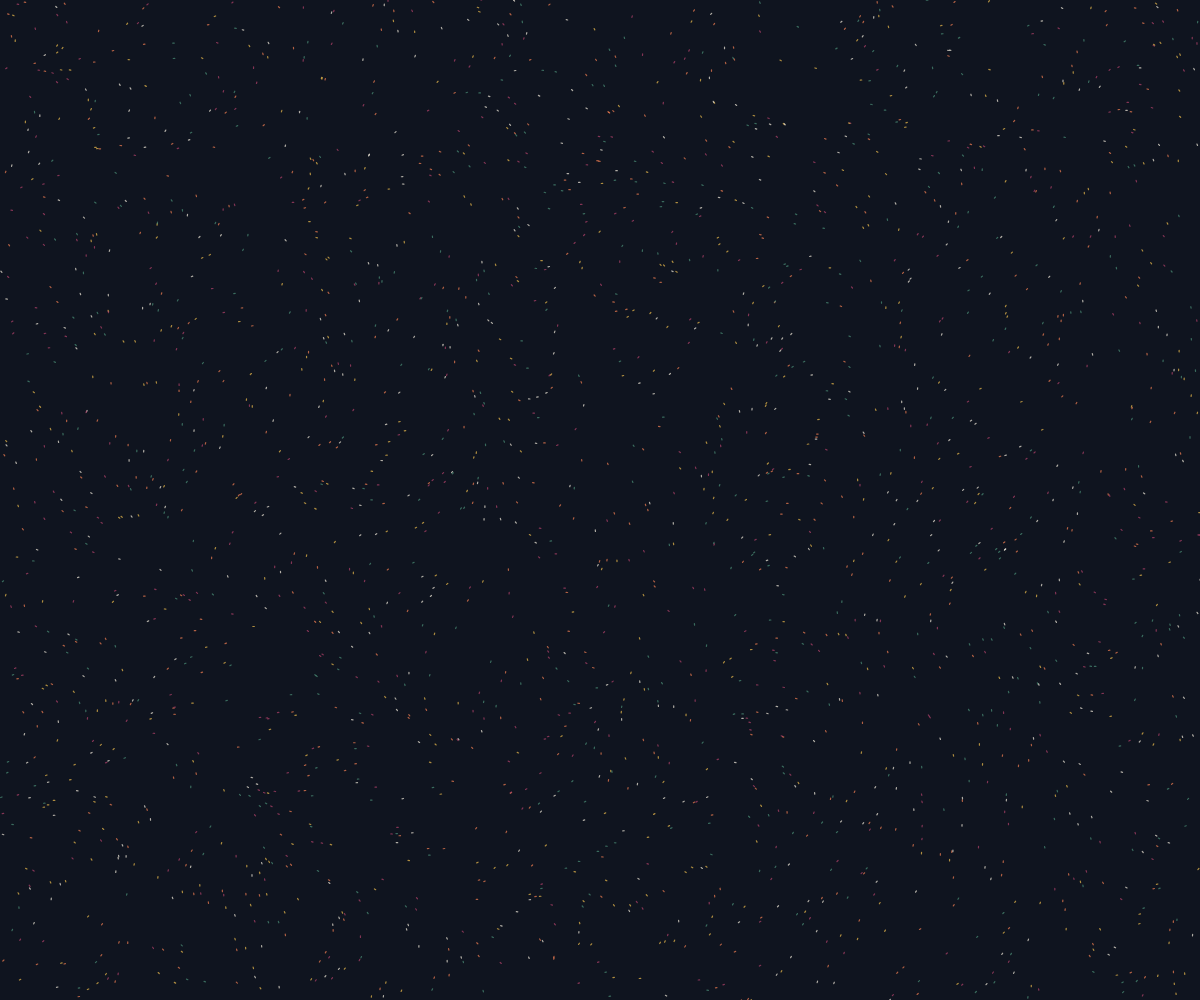
Frame 1 (no input)
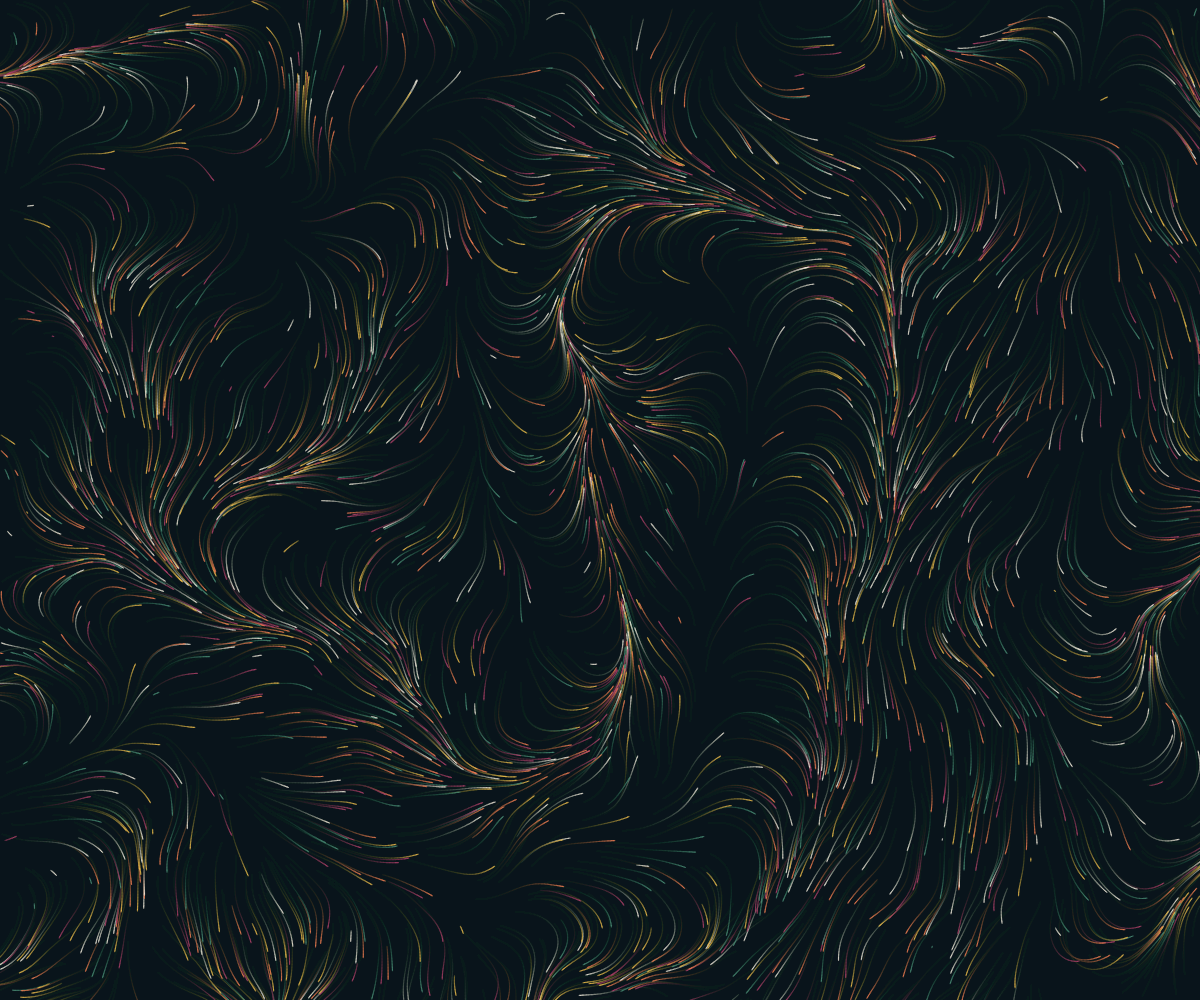
Frame 60 (no input)
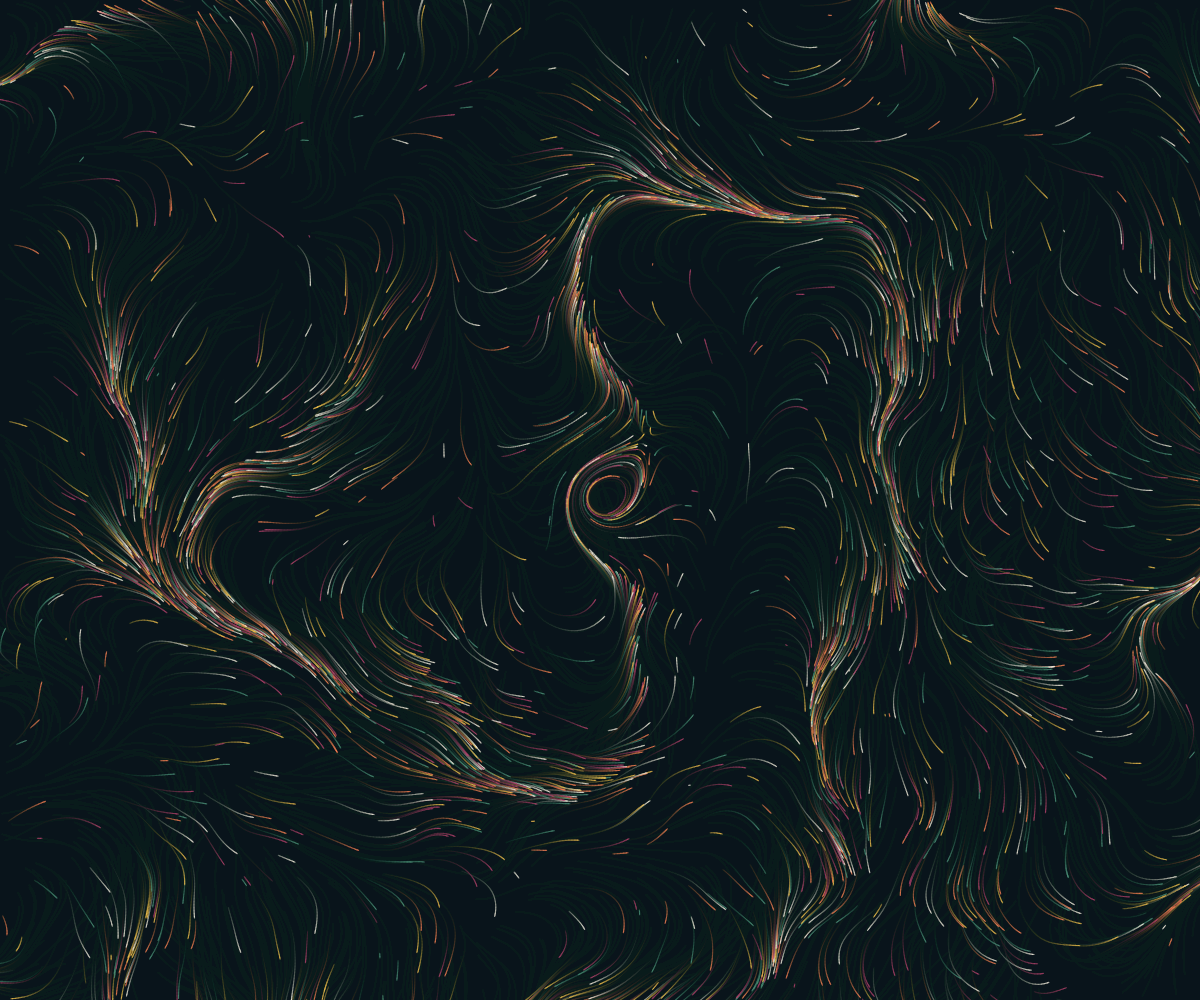
Frame 120 (the mouse pressed at the canvas centre since frame 60)

The p5.js sketch that drew these frames (run headless with seeded random() and noise() and a simulated clock; from frame 60 on, the mouse is pressed at the canvas centre):

// p5.js sketch
// ── sketch.js
// フローフィールド:見えない「流れ」に沿って、粒が線を描く
// 指(マウス)でなぞると、そのまわりに渦ができる

const NOISE_SCALE = 0.003; // 流れの細かさ(大きいほど細かくうねる)
const SPEED = 1.5;         // 粒の速さ
const FADE = 14;           // 軌跡が消える速さ(0〜255、大きいほど早く消える)
const SWIRL_RADIUS = 120;  // 指の影響が届く距離
const SWIRL_POWER = 4;     // 渦の強さ

const BG = [16, 20, 32];
const PALETTE = ['#f2c14e', '#f78154', '#4d9078', '#b4436c', '#f6efe0'];

let particles = [];

function setup() {
  pixelDensity(min(2, displayDensity())); // スマホの高解像度画面で重くなりすぎないように
  createCanvas(windowWidth, windowHeight);
  restart();
}

function restart() {
  noiseSeed(floor(random(10000))); // 毎回ちがう流れにする
  background(BG);
  particles = [];
  const count = min(2500, floor((width * height) / 350)); // 画面の広さに合わせて粒の数を決める
  for (let i = 0; i < count; i++) particles.push(newParticle());
}

function newParticle() {
  const c = color(random(PALETTE));
  c.setAlpha(180);
  return { x: random(width), y: random(height), c, life: random(100, 400) };
}

function draw() {
  // 薄い背景を重ねて、古い線を少しずつ消す(これで軌跡が残る)
  noStroke();
  fill(...BG, FADE);
  rect(0, 0, width, height);

  const t = frameCount * 0.002; // 流れそのものも、ゆっくり変わっていく
  const fingers = getFingers();
  strokeWeight(1.2);

  for (const p of particles) {
    // 流れの向き:その場所の noise の値を角度に変える
    const angle = noise(p.x * NOISE_SCALE, p.y * NOISE_SCALE, t) * TWO_PI * 2;
    let vx = cos(angle) * SPEED;
    let vy = sin(angle) * SPEED;

    // 指の近くでは、指を中心に回る力を足す(近いほど強い)
    for (const f of fingers) {
      const dx = p.x - f.x;
      const dy = p.y - f.y;
      const d = sqrt(dx * dx + dy * dy);
      if (d > 1 && d < SWIRL_RADIUS) {
        const s = (1 - d / SWIRL_RADIUS) * SWIRL_POWER;
        vx += (-dy / d) * s;
        vy += (dx / d) * s;
      }
    }

    const px = p.x;
    const py = p.y;
    p.x += vx;
    p.y += vy;
    p.life--;

    stroke(p.c);
    line(px, py, p.x, p.y);

    // 寿命が来たか、画面の外に出たら、別の場所で生まれ直す
    if (p.life < 0 || p.x < 0 || p.x > width || p.y < 0 || p.y > height) {
      Object.assign(p, newParticle());
    }
  }
}

// 画面に触れている指の位置(パソコンではマウスを押している位置)
function getFingers() {
  if (touches.length > 0) return touches;
  if (mouseIsPressed) return [{ x: mouseX, y: mouseY }];
  return [];
}

function windowResized() {
  resizeCanvas(windowWidth, windowHeight);
  restart();
}

function keyPressed() {
  if (key === 'r' || key === 'R') restart();
}
